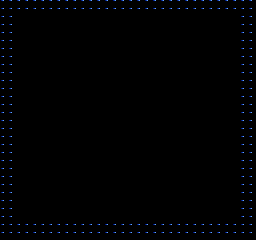

Rendered tile map (Tiled .tmx) drawn with the repository's tilesets; below, a short description and the full map source, tile grids included:
An orthogonal 32x30 tile map with 8x8 px tiles, 1 tile layer (Tile Layer 1).

<map version="1.0" tiledversion="1.0.3" orientation="orthogonal" renderorder="right-down" width="32" height="30" tilewidth="8" tileheight="8" nextobjectid="1">
 <tileset firstgid="1" source="tiles.tsx" />
 <layer name="Tile Layer 1" width="32" height="30">
  <data encoding="csv">
1,1,1,1,1,1,1,1,1,1,1,1,1,1,1,1,1,1,1,1,1,1,1,1,1,1,1,1,1,1,1,1,
1,1,1,1,1,1,1,1,1,1,1,1,1,1,1,1,1,1,1,1,1,1,1,1,1,1,1,1,1,1,1,1,
1,1,0,0,0,0,0,0,0,0,0,0,0,0,0,0,0,0,0,0,0,0,0,0,0,0,0,0,0,0,1,1,
1,1,0,0,0,0,0,0,0,0,0,0,0,0,0,0,0,0,0,0,0,0,0,0,0,0,0,0,0,0,1,1,
1,1,0,0,0,0,0,0,0,0,0,0,0,0,0,0,0,0,0,0,0,0,0,0,0,0,0,0,0,0,1,1,
1,1,0,0,0,0,0,0,0,0,0,0,0,0,0,0,0,0,0,0,0,0,0,0,0,0,0,0,0,0,1,1,
1,1,0,0,0,0,0,0,0,0,0,0,0,0,0,0,0,0,0,0,0,0,0,0,0,0,0,0,0,0,1,1,
1,1,0,0,0,0,0,0,0,0,0,0,0,0,0,0,0,0,0,0,0,0,0,0,0,0,0,0,0,0,1,1,
1,1,0,0,0,0,0,0,0,0,0,0,0,0,0,0,0,0,0,0,0,0,0,0,0,0,0,0,0,0,1,1,
1,1,0,0,0,0,0,0,0,0,0,0,0,0,0,0,0,0,0,0,0,0,0,0,0,0,0,0,0,0,1,1,
1,1,0,0,0,0,0,0,0,0,0,0,0,0,0,0,0,0,0,0,0,0,0,0,0,0,0,0,0,0,1,1,
1,1,0,0,0,0,0,0,0,0,0,0,0,0,0,0,0,0,0,0,0,0,0,0,0,0,0,0,0,0,1,1,
1,1,0,0,0,0,0,0,0,0,0,0,0,0,0,0,0,0,0,0,0,0,0,0,0,0,0,0,0,0,1,1,
1,1,0,0,0,0,0,0,0,0,0,0,0,0,0,0,0,0,0,0,0,0,0,0,0,0,0,0,0,0,1,1,
1,1,0,0,0,0,0,0,0,0,0,0,0,0,0,0,0,0,0,0,0,0,0,0,0,0,0,0,0,0,1,1,
1,1,0,0,0,0,0,0,0,0,0,0,0,0,0,0,0,0,0,0,0,0,0,0,0,0,0,0,0,0,1,1,
1,1,0,0,0,0,0,0,0,0,0,0,0,0,0,0,0,0,0,0,0,0,0,0,0,0,0,0,0,0,1,1,
1,1,0,0,0,0,0,0,0,0,0,0,0,0,0,0,0,0,0,0,0,0,0,0,0,0,0,0,0,0,1,1,
1,1,0,0,0,0,0,0,0,0,0,0,0,0,0,0,0,0,0,0,0,0,0,0,0,0,0,0,0,0,1,1,
1,1,0,0,0,0,0,0,0,0,0,0,0,0,0,0,0,0,0,0,0,0,0,0,0,0,0,0,0,0,1,1,
1,1,0,0,0,0,0,0,0,0,0,0,0,0,0,0,0,0,0,0,0,0,0,0,0,0,0,0,0,0,1,1,
1,1,0,0,0,0,0,0,0,0,0,0,0,0,0,0,0,0,0,0,0,0,0,0,0,0,0,0,0,0,1,1,
1,1,0,0,0,0,0,0,0,0,0,0,0,0,0,0,0,0,0,0,0,0,0,0,0,0,0,0,0,0,1,1,
1,1,0,0,0,0,0,0,0,0,0,0,0,0,0,0,0,0,0,0,0,0,0,0,0,0,0,0,0,0,1,1,
1,1,0,0,0,0,0,0,0,0,0,0,0,0,0,0,0,0,0,0,0,0,0,0,0,0,0,0,0,0,1,1,
1,1,0,0,0,0,0,0,0,0,0,0,0,0,0,0,0,0,0,0,0,0,0,0,0,0,0,0,0,0,1,1,
1,1,0,0,0,0,0,0,0,0,0,0,0,0,0,0,0,0,0,0,0,0,0,0,0,0,0,0,0,0,1,1,
1,1,0,0,0,0,0,0,0,0,0,0,0,0,0,0,0,0,0,0,0,0,0,0,0,0,0,0,0,0,1,1,
1,1,1,1,1,1,1,1,1,1,1,1,1,1,1,1,1,1,1,1,1,1,1,1,1,1,1,1,1,1,1,1,
1,1,1,1,1,1,1,1,1,1,1,1,1,1,1,1,1,1,1,1,1,1,1,1,1,1,1,1,1,1,1,1
</data>
 </layer>
</map>